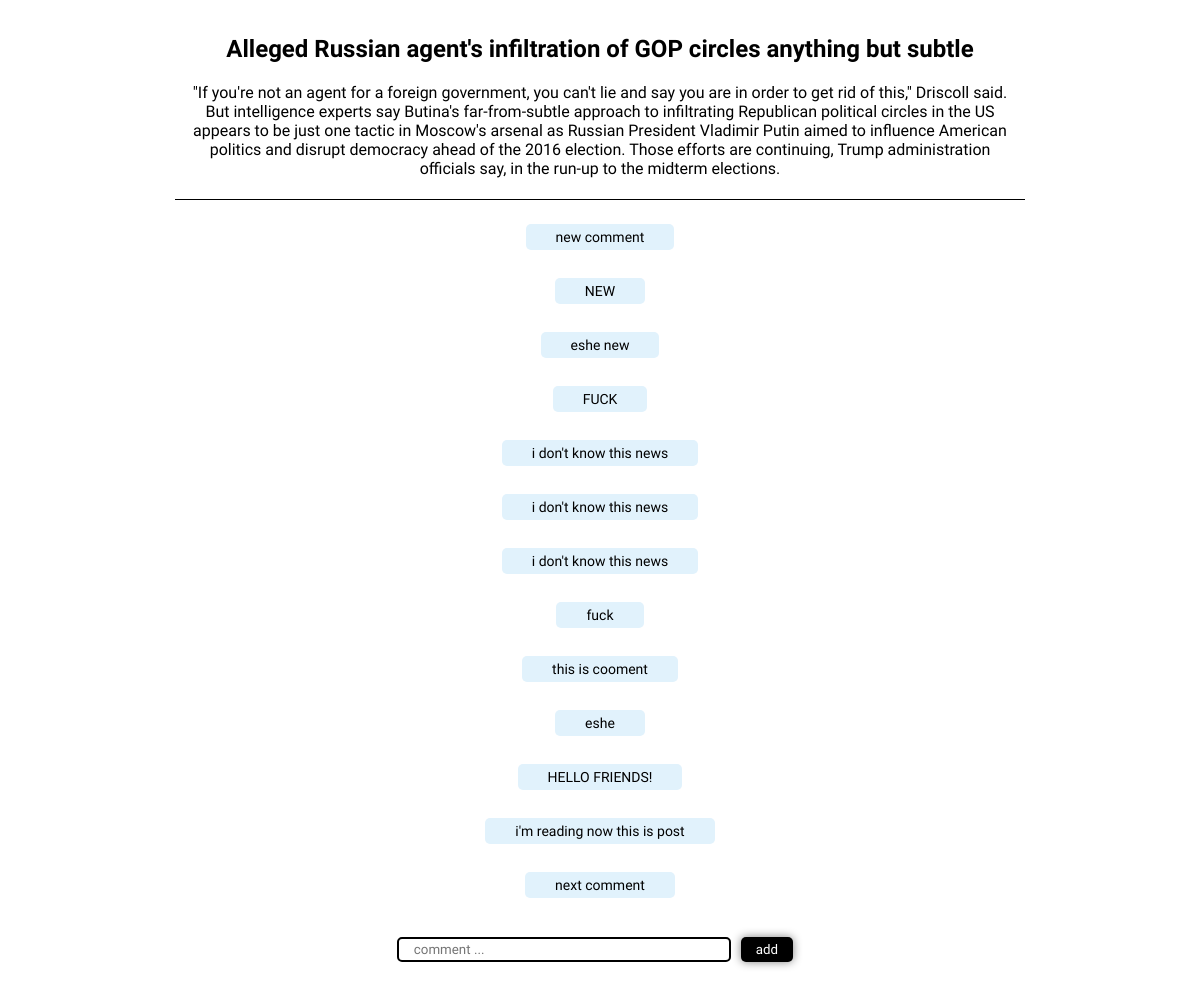
/post/16/, run on the app's committed database.
### core/models.py (models this page shows, shortened)
class Post(models.Model):
    title = models.CharField(max_length=150, blank=False, null=False)
    body = models.TextField(blank=False, null=False)
    img = models.ImageField(upload_to='img/', blank=True, null=True)
    date = models.DateTimeField(auto_now_add=True)
    class Meta:
        ordering = ['-date']

class Comment(models.Model):
    text = models.CharField(max_length=1000)
    post = models.ForeignKey(Post, on_delete=models.CASCADE)
    datetime = models.DateTimeField(auto_now_add=True)

### core/views.py (the view)
# urls.py: path('post/<int:pk>/', Detail, name='detail'),
def Detail(request, pk):
    post = Post.objects.get(pk=pk)
    comments = Comment.objects.filter(post=post)
    form = CommentForm()
    context = {
        'post': post,
        'comments': comments,
        'form': form,
    }
    if request.is_ajax() and request.POST:
        text = request.POST.get('comment')
        comment = Comment(text=text, post=post)
        comment.save()
        data = {'message': request.POST.get('comment')}
        return HttpResponse(json.dumps(data), content_type='application/json')
    return render(request, 'core/detail.html', context)

### core/forms.py
class CommentForm(forms.ModelForm):
    text = forms.CharField(label="",
        widget = forms.TextInput(attrs={
            'placeholder': 'comment ...',
            'class': 'text_comment'
        })
    )
    class Meta:
        model = Comment
        fields = ('text',)

### templates/core/detail.html (shortened to what this page needs)
{% extends 'core/index.html' %}
{% block content %}
  <div class='post_view_only'>
    <h2>{{post.title}}</h2>
    <p>{{post.body}}</p>
  </div>
  <div class='comments'>
      {% for comment in comments %}
        <p class="comment_view">{{comment.text}}</p>
      {% endfor %}
  </div>
  <div class="form_comment_view">
    <form method="post" class="comment_form">
      {{form.as_p}}
      <input class="btn_form" type='submit' value='add'/>
    </form>
  </div>
{% endblock content %}

### templates/core/index.html (shortened to what this page needs)
{% load static %}
<!DOCTYPE html>
<html lang="en" dir="ltr">
  <head>
    <link rel="stylesheet" href="{% static 'css/style.css' %}" />
  </head>
  <body>
    {% block content %}
    {% endblock content %}
  </body>
</html>

### static/css/style.css (style rules this page uses)
* { font-family: 'Mina', sans-serif; }
body { font-family: 'Mina', sans-serif; padding: 0; margin: 0; -webkit-box-sizing: border-box; box-sizing: border-box; }
.post_view_only { font-family: 'Mina', sans-serif; width: 70%; margin: 10px auto; text-align: center; padding: 5px; border-bottom: 1px solid black; }
.comments { width: 70%; margin: 0 auto; margin-bottom: 100px; text-align: center; display: flex; flex-direction: column; justify-content: center; align-items: center; }
.comment_view { background-color: #e1f2fc; font-size: 14px;; border-radius: 5px; padding: 5px 30px; }
.form_comment_view { width: 100%; position: fixed; top: 91%; background-color: white; margin: 0; }
.form_comment_view form { display: flex; flex-direction: row; align-items: center; justify-content: center; }
.text_comment { font-family: 'Mina'; width: 300px; padding: 3px 15px; border: 2px solid black; border-radius: 5px; outline: none; }
.btn_form { background-color: black; color: white; border: none; border-radius: 5px; padding: 5px 15px; margin: 0 10px; box-shadow: 0 0 10px grey; }

### data on the page
Post: title "Alleged Russian agent's infiltration of GOP circles anything but subtle", body "\"If you're not an agent for a foreign government, you can't lie and say you are in order to get rid of this,\" Driscoll said. But intelligence experts say Butina's far-from-subtle approach to infiltrating Republican political circles in the US appears to be just one tactic in Moscow's arsenal as Russian President Vladimir Putin aimed to influence American politics and disrupt democracy ahead of the 2016 election. Those efforts are continuing, Trump administration officials say, in the run-up to the midterm elections."
Comment: text "new comment"
Comment: text "NEW"
Comment: text "eshe new"
Comment: text "FUCK"
Comment: text "i don't know this news"
Comment: text "i don't know this news"
Comment: text "i don't know this news"
Comment: text "fuck"
Comment: text "this is cooment"
Comment: text "eshe"
Comment: text "HELLO FRIENDS!"
Comment: text "i'm reading now this is post"
Comment: text "next comment"
